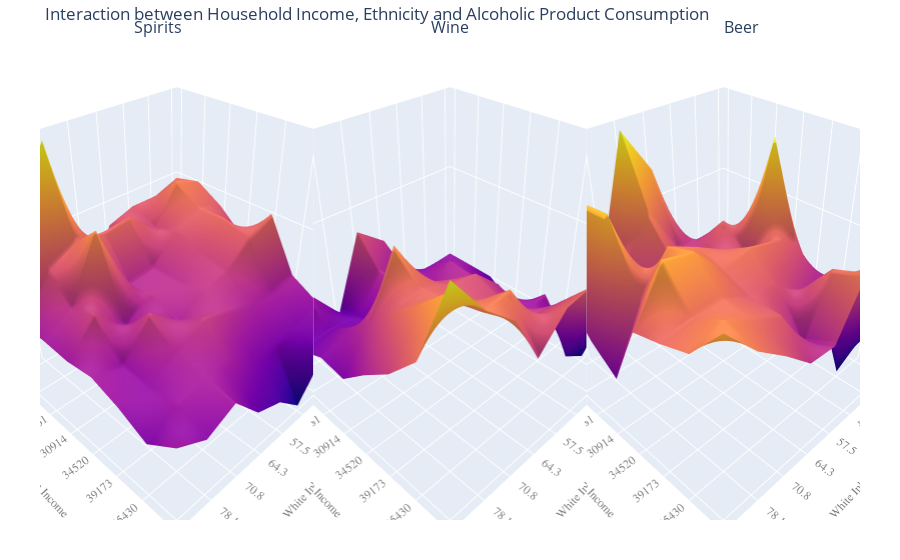

Write notebook code for a chart like this one.
### Code cell
three_D_multi_plot_factory(
                     dataframe = msoa_combined_year,
                     x_axis  ="annual_median_income_2011" ,
                     y_axis  = "perc_ethnicity_white_2011",
                     title   = "Interaction between Household Income, Ethnicity and Alcoholic Product Consumption",
                     x_title = "White Inhabitants (%)",
                     y_title = "Area Median Income",
                     z_title = "Kcal by Alcohol in AAP",
                     aggfunc = np.mean, 
                     category_z  = ["f_spirits", "f_wine", "f_beer"],
                     html_name   = "3D_Multi_Plot_Test",
                     output_html = True,
                     auto_commit = True,
                     quantiles   = [0,.125,.25,.375,.5, .625,.75,.875,1],
                     ).show()

### Figure 1 — Plotly figure (JSON) as saved in the notebook; plotly's stock layout.template omitted (floating-point values rounded to 4 significant figures)
{"data": [{"scene": "scene", "showlegend": false, "showscale": false, "type": "surface", "uid": "ba54b9c5-9f6f-488f-9605-c7a104d7f2e8", "z": [[0.003957, 0.003776, 0.003774, 0.003605, 0.002549, 0.005488, 0.004613, 0.003246], [0.004074, 0.004274, 0.003527, 0.003997, 0.003937, 0.003971, 0.003716, 0.002965], [0.003782, 0.003959, 0.003715, 0.00323, 0.003156, 0.004418, 0.003301, 0.002958], [0.003363, 0.003978, 0.003536, 0.003233, 0.00325, 0.002906, 0.003516, 0.002928], [0.00405, 0.003827, 0.003436, 0.003313, 0.003062, 0.003516, 0.002835, 0.003008], [0.003079, 0.002978, 0.003038, 0.003231, 0.00342, 0.003112, 0.002794, 0.002832], [0.002785, 0.002616, 0.002524, 0.002618, 0.002962, 0.003011, 0.002908, 0.002568], [0.002702, 0.002338, 0.001582, 0.002082, 0.002291, 0.002917, 0.002658, 0.002977]]}, {"scene": "scene2", "showlegend": false, "showscale": false, "type": "surface", "uid": "d854935a-7634-4bf1-aba5-deb21a75a41c", "z": [[0.008236, 0.01027, 0.0106, 0.01583, 0.01791, 0.01068, 0.01431, 0.009516], [0.008171, 0.01321, 0.01301, 0.01305, 0.01532, 0.01179, 0.01203, 0.01147], [0.01054, 0.01315, 0.01494, 0.01376, 0.01506, 0.01207, 0.01395, 0.01261], [0.008683, 0.01103, 0.01482, 0.01572, 0.01693, 0.0215, 0.01594, 0.0123], [0.009399, 0.01149, 0.01529, 0.01771, 0.01814, 0.01921, 0.01849, 0.01464], [0.009468, 0.01428, 0.01381, 0.01669, 0.01807, 0.01962, 0.02082, 0.01667], [0.007297, 0.009064, 0.01624, 0.0167, 0.02054, 0.02023, 0.02329, 0.01962], [0.01753, 0.01683, 0.01932, 0.01899, 0.01619, 0.02109, 0.02347, 0.02692]]}, {"scene": "scene3", "showlegend": false, "showscale": false, "type": "surface", "uid": "2af317da-e003-4c3c-9ef4-24f5f902a6d4", "z": [[0.01036, 0.01089, 0.01148, 0.01683, 0.01942, 0.01341, 0.01221, 0.01215], [0.01125, 0.01306, 0.01267, 0.01274, 0.01558, 0.01357, 0.01744, 0.01346], [0.01212, 0.01279, 0.01452, 0.01273, 0.01361, 0.01231, 0.01763, 0.01154], [0.01169, 0.01912, 0.01311, 0.01428, 0.01519, 0.016, 0.01377, 0.01031], [0.01122, 0.01405, 0.01479, 0.01519, 0.01472, 0.01652, 0.01691, 0.0142], [0.01168, 0.01167, 0.01263, 0.01388, 0.0141, 0.01498, 0.0149, 0.01466], [0.008147, 0.007193, 0.01479, 0.01147, 0.01408, 0.01489, 0.01584, 0.01526], [0.01082, 0.01838, 0.01542, 0.01232, 0.01245, 0.01401, 0.01539, 0.0173]]}], "layout": {"annotations": [{"font": {"size": 16}, "showarrow": false, "text": "Spirits", "x": 0.1444, "xanchor": "center", "xref": "paper", "y": 1, "yanchor": "bottom", "yref": "paper"}, {"font": {"size": 16}, "showarrow": false, "text": "Wine", "x": 0.5, "xanchor": "center", "xref": "paper", "y": 1, "yanchor": "bottom", "yref": "paper"}, {"font": {"size": 16}, "showarrow": false, "text": "Beer", "x": 0.8556, "xanchor": "center", "xref": "paper", "y": 1, "yanchor": "bottom", "yref": "paper"}], "autosize": true, "margin": {"b": 40, "l": 40, "r": 40, "t": 40}, "scene": {"aspectmode": "auto", "aspectratio": {"x": 1, "y": 1, "z": 1}, "xaxis": {"nticks": 8, "tickfont": {"color": "#7f7f7f", "family": "Arial", "size": 12}, "ticktext": ["21.3", "41.0", "49.7", "57.5", "64.3", "70.8", "78.1", "89.1"], "tickvals": [0, 1, 2, 3, 4, 5, 6, 7], "title": {"font": {"color": "#7f7f7f", "family": "Arial", "size": 12}, "text": "White Inhabitants (%)"}}, "yaxis": {"nticks": 8, "tickfont": {"color": "#7f7f7f", "family": "Arial", "size": 12}, "ticktext": ["21176", "25749", "28261", "30914", "34520", "39173", "45430", "61897"], "tickvals": [0, 1, 2, 3, 4, 5, 6, 7], "title": {"font": {"color": "#7f7f7f", "family": "Arial", "size": 12}, "text": "Area Median Income"}}, "zaxis": {"title": {"font": {"color": "#7f7f7f", "family": "Arial", "size": 12}, "text": "Kcal by Alcohol in AAP"}}}, "scene2": {"aspectmode": "auto", "aspectratio": {"x": 1, "y": 1, "z": 1}, "xaxis": {"nticks": 8, "tickfont": {"color": "#7f7f7f", "family": "Arial", "size": 12}, "ticktext": ["21.3", "41.0", "49.7", "57.5", "64.3", "70.8", "78.1", "89.1"], "tickvals": [0, 1, 2, 3, 4, 5, 6, 7], "title": {"font": {"color": "#7f7f7f", "family": "Arial", "size": 12}, "text": "White Inhabitants (%)"}}, "yaxis": {"nticks": 8, "tickfont": {"color": "#7f7f7f", "family": "Arial", "size": 12}, "ticktext": ["21176", "25749", "28261", "30914", "34520", "39173", "45430", "61897"], "tickvals": [0, 1, 2, 3, 4, 5, 6, 7], "title": {"font": {"color": "#7f7f7f", "family": "Arial", "size": 12}, "text": "Area Median Income"}}, "zaxis": {"title": {"font": {"color": "#7f7f7f", "family": "Arial", "size": 12}, "text": "Kcal by Alcohol in AAP"}}}, "scene3": {"aspectmode": "auto", "aspectratio": {"x": 1, "y": 1, "z": 1}, "xaxis": {"nticks": 8, "tickfont": {"color": "#7f7f7f", "family": "Arial", "size": 12}, "ticktext": ["21.3", "41.0", "49.7", "57.5", "64.3", "70.8", "78.1", "89.1"], "tickvals": [0, 1, 2, 3, 4, 5, 6, 7], "title": {"font": {"color": "#7f7f7f", "family": "Arial", "size": 12}, "text": "White Inhabitants (%)"}}, "yaxis": {"nticks": 8, "tickfont": {"color": "#7f7f7f", "family": "Arial", "size": 12}, "ticktext": ["21176", "25749", "28261", "30914", "34520", "39173", "45430", "61897"], "tickvals": [0, 1, 2, 3, 4, 5, 6, 7], "title": {"font": {"color": "#7f7f7f", "family": "Arial", "size": 12}, "text": "Area Median Income"}}, "zaxis": {"title": {"font": {"color": "#7f7f7f", "family": "Arial", "size": 12}, "text": "Kcal by Alcohol in AAP"}}}, "title": {"text": "Interaction between Household Income, Ethnicity and Alcoholic Product Consumption"}}}
